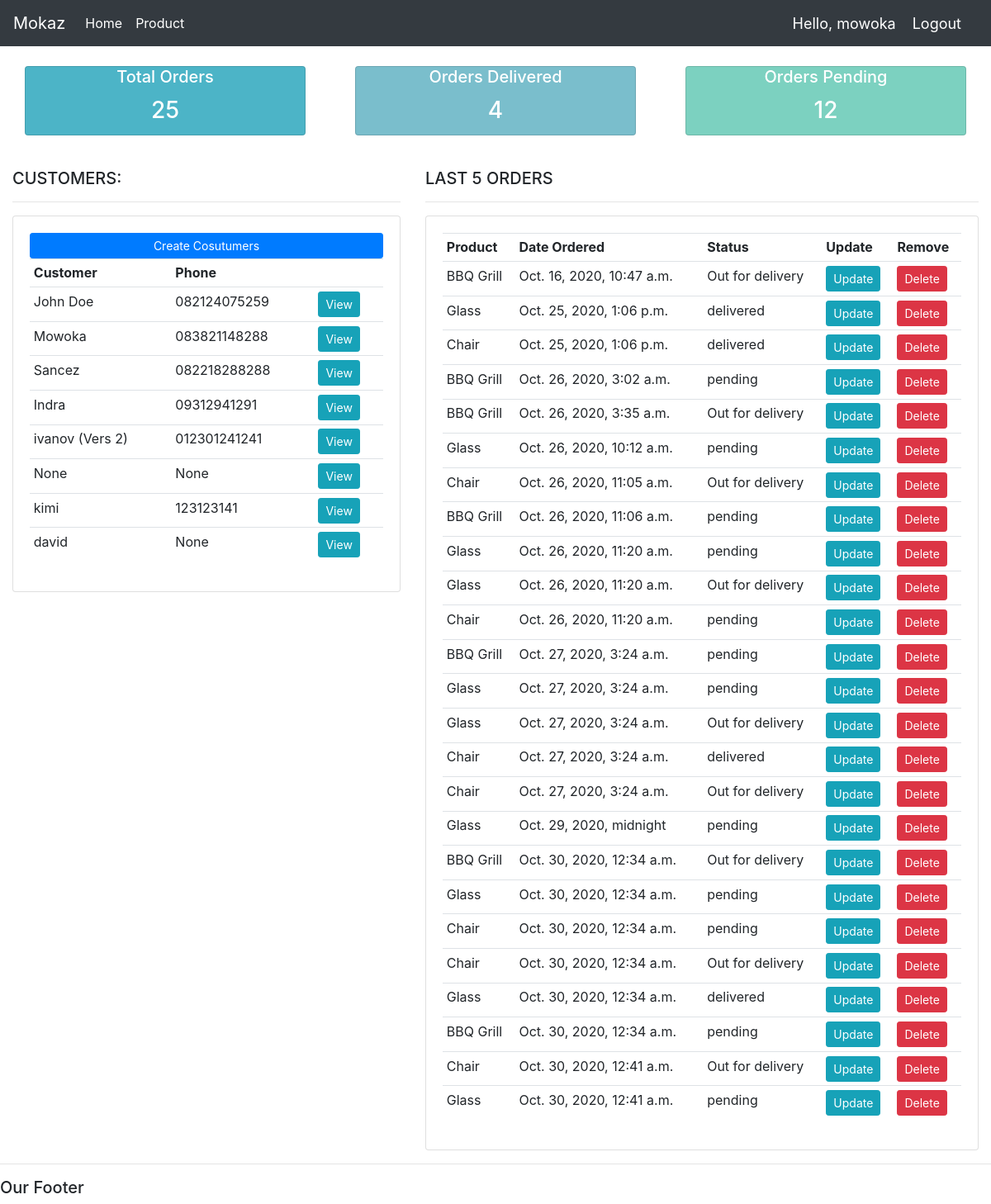
The app's page / (signed in) with its own data.
### hello/models.py (models this page shows, shortened)
class Customer(models.Model):
    user = models.OneToOneField(User, null=True, blank=True, on_delete= models.CASCADE)
    name = models.CharField(max_length=200, null=True)
    phone = models.CharField(max_length=200, null=True)
    email = models.CharField(max_length=200, null=True)
    profile_pic = models.ImageField(null=True,default="foto_face.jpg", blank=True)
    date_created = models.DateTimeField(auto_now_add=True, null=True)

class Order(models.Model):
    STATUS = (
             ('pending','Pending'),
             ('Out for delivery','Out for delivery'),
             ('delivered','Delivered')
             )
    customer = models.ForeignKey(Customer, null=True, on_delete = models.SET_NULL)
    product = models.ForeignKey(Product, null=True, on_delete = models.SET_NULL)
    date_created = models.DateTimeField(auto_now_add=True, null=True)
    status = models.CharField(max_length=200, null=True, choices=STATUS)

class Product(models.Model):
    CATEGORY = (
                ('Indor','Indor'),
                ('Out Door','Out Door')
               )
    name = models.CharField(max_length=200, null=True)
    price = models.FloatField(null=True)
    category = models.CharField(max_length=200, null=True, choices=CATEGORY)
    description = models.CharField(max_length=200, null=True, blank = True)
    date_created = models.DateTimeField(auto_now_add=True, null=True)
    tags = models.ManyToManyField(Tag)
    def __str__(self):
        return self.name

### hello/decorators.py (the view)
    def wrapper_func(request, *arg, **kwargs):
        group = None
        if request.user.groups.exists():
            group = request.user.groups.all()[0].name
        if group == 'customer':
            return redirect('user_page')
        if group == 'admin':
            return view_func(request, *arg, **kwargs)

### hello/views.py (called while the page is built)
@login_required(login_url='login')
@admin_only
def home(request):
    orders = Order.objects.all()
    customers = Customer.objects.all()
    total_customers = customers.count()
    total_orders = orders.count()
    delivered = orders.filter(status = 'delivered').count()
    Pending = orders.filter(status = 'pending').count()
    context = {'orders': orders, 'customers': customers, 'total_orders': total_orders, 'delivered': delivered, 'pending':Pending}
    return render(request, 'hello/dashboard.html', context)

### hello/templates/hello/dashboard.html
{% extends 'hello/main.html' %}
{% block content %}
{% include 'hello/status.html' %}
<br>
<div class="row">
    <div class="col-md-5">
        <h5>CUSTOMERS:</h5>
        <hr>
        <div class="card card-body">
            <a class="btn btn-primary  btn-sm btn-block" href="">Create Cosutumers</a>
            <table class="table table-sm">
                <tr>
                    <th>Customer</th>
                    <th>Phone</th>
                    <th></th>
                </tr>
                {% for customer in customers %}
                <tr>
                    <td>{{customer.name}}</td>
                    <td>{{customer.phone}}</td>
                    <td><a class="btn btn-sm btn-info" href="{% url 'customer' customer.id %}">View</a></td>
                </tr>
                {% endfor %}
            </table>
        </div>
    </div>
    <div class="col-md-7">
        <h5>LAST 5 ORDERS</h5>
        <hr>
        <div class="card card-body">
            <table class="table table-sm">
                <tr>
                    <th>Product</th>
                    <th>Date Ordered</th>
                    <th>Status</th>
                    <th>Update</th>
                    <th>Remove</th>
                </tr>
                {% for order in orders %}
                <tr>
                    <td>{{order.product}}</td>
                    <td>{{order.date_created}}</td>
                    <td>{{order.status}}</td>
                    <td><a class="btn btn-sm btn-info" href="{% url 'update_order' order.id %}">Update</a></td>
                    <td><a class="btn btn-sm btn-danger" href="{% url 'delete_order' order.id %}">Delete</a></td>
                </tr>
                {% endfor %}
            </table>
        </div>
    </div>
</div>
{% endblock  %}

### hello/templates/hello/navbar.html (shortened to what this page needs)
<nav class="navbar navbar-expand-lg navbar-dark bg-dark">
  <a class="navbar-brand" href="{% url 'home' %}">Mokaz</a>
  <div class="collapse navbar-collapse" id="navbarSupportedContent">
    <ul class="navbar-nav mr-auto">
      {% if request.user.is_staff %}
      <li class="nav-item active">
        <a class="nav-link" href="{% url 'home' %}">Home <span class="sr-only">(current)</span></a>
      </li>
      <li class="nav-item active">
        <a class="nav-link" href="{% url 'products' %}">Product</a>
      </li>
      {% else %}
      <li class="nav-item active">
        <a class="nav-link" href="{% url 'account' %}">Settings</a>
      </li>
      {% endif %}
    </ul>
  </div>
  <span class="hello-msg">Hello, {{request.user}}</span>
  <span><a class="hello-msg" href="{% url 'logout' %}">Logout</a></span>
</nav >

### static/css/main.css (style rules this page uses)
body { background-color: #ebeff5; }

### hello/templates/hello/navbar.html (style rules this page uses)
.hello-msg { font-size: 18px; color: white; margin-right: 20px; }

### records on screen
Customer: name "John Doe", phone "082124075259"
Customer: name "Mowoka", phone "083821148288"
Customer: name "Sancez", phone "082218288288"
Customer: name "Indra", phone "09312941291"
Customer: name "ivanov (Vers 2)", phone "012301241241"
Customer: name "None", phone "None"
Customer: name "kimi", phone "123123141"
Customer: name "david", phone "None"
Order: product "BBQ Grill", date_created "Oct. 16, 2020, 10:47 a.m.", status "Out for delivery"
Order: product "Glass", date_created "Oct. 25, 2020, 1:06 p.m.", status "delivered"
Order: product "Chair", date_created "Oct. 25, 2020, 1:06 p.m.", status "delivered"
Order: product "BBQ Grill", date_created "Oct. 26, 2020, 3:02 a.m.", status "pending"
Order: product "BBQ Grill", date_created "Oct. 26, 2020, 3:35 a.m.", status "Out for delivery"
Order: product "Glass", date_created "Oct. 26, 2020, 10:12 a.m.", status "pending"
Order: product "Chair", date_created "Oct. 26, 2020, 11:05 a.m.", status "Out for delivery"
Order: product "BBQ Grill", date_created "Oct. 26, 2020, 11:06 a.m.", status "pending"
Order: product "Glass", date_created "Oct. 26, 2020, 11:20 a.m.", status "pending"
Order: product "Glass", date_created "Oct. 26, 2020, 11:20 a.m.", status "Out for delivery"
Order: product "Chair", date_created "Oct. 26, 2020, 11:20 a.m.", status "pending"
Order: product "BBQ Grill", date_created "Oct. 27, 2020, 3:24 a.m.", status "pending"
Order: product "Glass", date_created "Oct. 27, 2020, 3:24 a.m.", status "pending"
Order: product "Glass", date_created "Oct. 27, 2020, 3:24 a.m.", status "Out for delivery"
Order: product "Chair", date_created "Oct. 27, 2020, 3:24 a.m.", status "delivered"
Order: product "Chair", date_created "Oct. 27, 2020, 3:24 a.m.", status "Out for delivery"
Order: product "Glass", date_created "Oct. 29, 2020, midnight", status "pending"
Order: product "BBQ Grill", date_created "Oct. 30, 2020, 12:34 a.m.", status "Out for delivery"
Order: product "Glass", date_created "Oct. 30, 2020, 12:34 a.m.", status "pending"
Order: product "Chair", date_created "Oct. 30, 2020, 12:34 a.m.", status "pending"
Order: product "Chair", date_created "Oct. 30, 2020, 12:34 a.m.", status "Out for delivery"
Order: product "Glass", date_created "Oct. 30, 2020, 12:34 a.m.", status "delivered"
Order: product "BBQ Grill", date_created "Oct. 30, 2020, 12:34 a.m.", status "pending"
Order: product "Chair", date_created "Oct. 30, 2020, 12:41 a.m.", status "Out for delivery"
Order: product "Glass", date_created "Oct. 30, 2020, 12:41 a.m.", status "pending"

### other values on screen
{{ request.user }} "mowoka"
{{ total_orders }} "25"
{{ delivered }} "4"
{{ pending }} "12"
